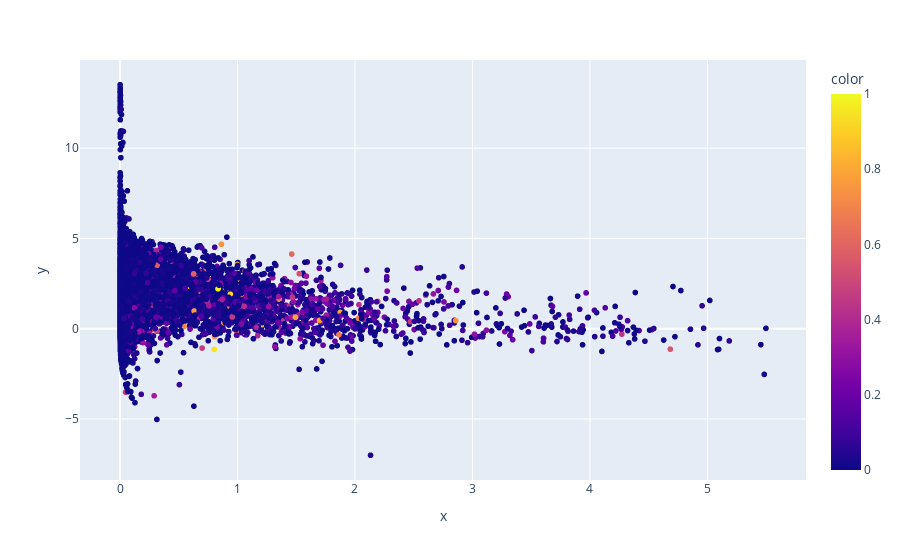

The notebook cell this image was saved under:
### Code cell
# est_bulk = np.log1p(np.sum(adata.varm["mu_expression_cellType"] * [0.6, 0.3, 0.1] * 3277, axis=1))
est_bulk = np.log1p(np.sum(adata.varm["mu_expression_cellType"] * lrm.get_counts().detach().numpy(), axis=1))
true_bulk = np.log1p(adata.varm["bulk"][:, 0])

mu = adata.X.mean(0)
pf = adata.varm["pseudo_factor"][:, 0]
dist = true_bulk - est_bulk

f = px.scatter(
    x=mu,
    y=dist,
    color=adata.varm["gene_weights"],
    hover_name=adata.var_names,
)
f
# f.add_trace(
#     go.Scatter(x=[x.min(), x.max()], y=[y.min(), y.max()], mode="lines", line=dict(dash="dash"))
# )

### Figure 1 — Plotly figure (JSON) as saved in the notebook; plotly's stock layout.template omitted (floating-point values rounded to 4 significant figures; data arrays with more than 128 entries replaced by an {"elided": "..."} marker saying what was removed)
{"data": [{"hovertemplate": "<b>%{hovertext}</b><br><br>x=%{x}<br>y=%{y}<br>color=%{marker.color}<extra></extra>", "hovertext": {"elided": "18597 str values"}, "legendgroup": "", "marker": {"color": {"elided": "18597 float values"}, "coloraxis": "coloraxis", "symbol": "circle"}, "mode": "markers", "name": "", "showlegend": false, "type": "scattergl", "x": {"elided": "18597 float values"}, "xaxis": "x", "y": {"elided": "18597 float values"}, "yaxis": "y"}], "layout": {"coloraxis": {"colorbar": {"title": {"text": "color"}}, "colorscale": [[0, "#0d0887"], [0.1111, "#46039f"], [0.2222, "#7201a8"], [0.3333, "#9c179e"], [0.4444, "#bd3786"], [0.5556, "#d8576b"], [0.6667, "#ed7953"], [0.7778, "#fb9f3a"], [0.8889, "#fdca26"], [1, "#f0f921"]]}, "legend": {"tracegroupgap": 0}, "margin": {"t": 60}, "xaxis": {"anchor": "y", "domain": [0, 1], "title": {"text": "x"}}, "yaxis": {"anchor": "x", "domain": [0, 1], "title": {"text": "y"}}}}
